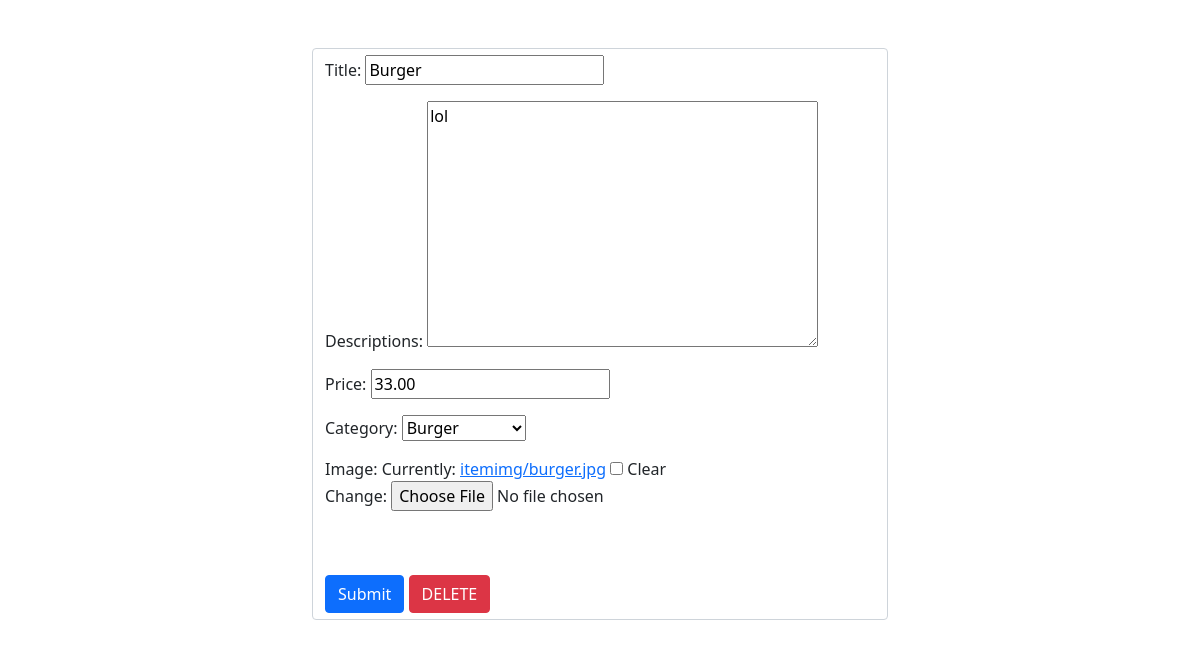
The app's page /management/edititem/16/ (signed in) with its own data.
### cashier/models.py (models this page shows, shortened)
class Product(models.Model):
    CATEGORY = (
                ('Burger', 'Burger'),
                ('Fried Chicken', 'Fried Chicken'),
                ('Beverage', 'Beverage'),
                ('Dessert', 'Dessert'),
               )
    title = models.CharField(max_length=255, null=True, blank=True)
    descriptions = models.TextField(max_length=1000, null=True, blank=True)
    price = models.DecimalField(max_digits=6, decimal_places=2, null=True, blank=True)
    category = models.CharField(max_length=200, null=True, choices = CATEGORY)
    date_created = models.DateField(auto_now_add=True, null=True, blank=True)
    image = models.ImageField(upload_to='itemimg/',blank=True,null=True)

### cashier/decorators.py (the view)
        def wrapper_func(request, *args, **kwargs):
            group = None
            if request.user.groups.exists():
                group = request.user.groups.all()[0].name
            if group in allowed_roles:
                return view_func(request, *args, **kwargs)
            else:
                return redirect ('home')

### cashier/form.py
class ProductForm(ModelForm):
    class Meta:
        model = Product
        fields = '__all__'
        exclude = {'item'}

### cashier/views.py (called while the page is built)
@login_required(login_url='login')
@allowed_user(allowed_roles=['cashier'])
def edit(request, pk):
    item = Product.objects.get(id=pk)
    form = ProductForm(instance=item)
    if request.method == 'POST':
        form = ProductForm(request.POST,instance=item)
        if form.is_valid():
            form.save()
            return redirect('home')
    context = {'form': form, 'item':item}
    print('Unsuccessful :(')
    return render(request, 'product.html', context)

### template/product.html (shortened to what this page needs)
{% extends 'main.html' %}
{% block body %}
<br>
<br>
<div class="row">
    <div class="col-md-3"></div>
        <div class="col-md-6">
            <form class="form-control"  method="post">
                {{ form.as_p}}
                <br>
                <br>
                <button type="submit" class="btn btn-primary">Submit</button>
                {% if item %}
                <a href="{% url 'deleteitem' item.id %}" class="btn btn-danger">DELETE</a>
                {% endif %}
            </form>
        </div>
    <div class="col-md-3"></div>
</div>
{% endblock body %}

### static/css/main.css (style rules this page uses)
* body { padding: 0px; margin: 0px; border: 0px; background-color: white; }

### records on screen
Product: title "Burger", descriptions "lol", price "33.00", category "Burger"
